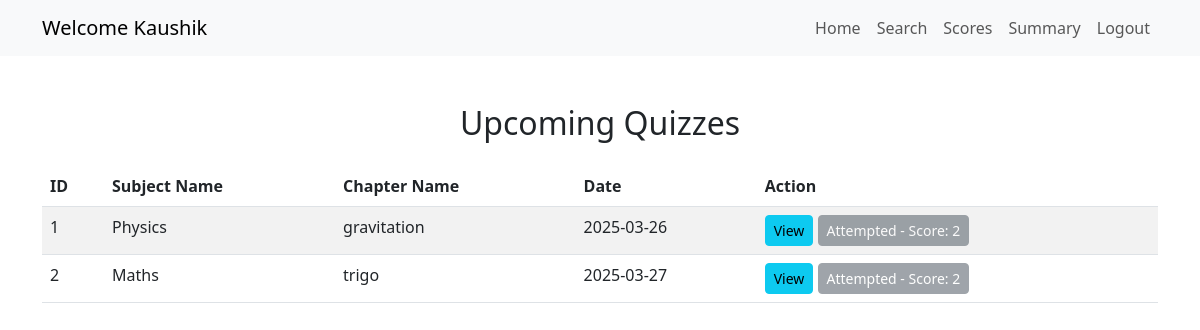
Screenshot of /user/dashboard (signed in) with the database file from the repository.
### models/models.py (models this page shows)
class User(db.Model, UserMixin):
    id = db.Column(db.Integer, primary_key=True)  # `id` is now the primary key
    username = db.Column(db.String(120), unique=True, nullable=False)
    password = db.Column(db.String(20), nullable=False)
    name = db.Column(db.String(120), nullable=False)
    qualification = db.Column(db.String(120), nullable=True)
    dob = db.Column(db.Date, nullable=True)  # Date of Birth
    role = db.Column(db.String(20), nullable=False, default='user')

class Subject(db.Model):
    id = db.Column(db.Integer, primary_key=True)
    name = db.Column(db.String(100), nullable=False)
    description = db.Column(db.Text, nullable=True)
    chapters = db.relationship('Chapter', backref='subject', lazy=True,cascade="all, delete-orphan")

class Chapter(db.Model):
    id = db.Column(db.Integer, primary_key=True)
    name = db.Column(db.String(100), nullable=False)
    description = db.Column(db.Text, nullable=True)
    subject_id = db.Column(db.Integer, db.ForeignKey('subject.id'), nullable=False)
    questions = db.relationship('Question', backref='chapter', lazy=True)
    quizzes = db.relationship('Quiz', backref='chapter', lazy=True)

### app.py (the view)
@app.route('/user/dashboard', methods=['GET', 'POST'])
def user_dashboard():
    if current_user.role != 'user':
        flash('You must be a user to access this page.', 'danger')
        return redirect(url_for('auth.login'))
    quiz_attempts = Score.query.filter_by(user_id=current_user.id).all()
    attempted_quiz_ids = {attempt.quiz_id for attempt in quiz_attempts}
    upcoming_quizzes = Quiz.query.all()
    quizzes_with_questions = []
    for quiz in upcoming_quizzes:
        question_count = Question.query.filter_by(quiz_id=quiz.id).count()
        chapter = quiz.chapter
        subject = chapter.subject if chapter else None
        is_attempted = quiz.id in attempted_quiz_ids
        score = None
        if is_attempted:
            attempt = next((attempt for attempt in quiz_attempts if attempt.quiz_id == quiz.id), None)
            if attempt:
                score = attempt.score
        subject_name = subject.name if subject else "Unknown"
        chapter_name = chapter.name if chapter else "Unknown"
        quiz_date = quiz.date.strftime('%Y-%m-%d') if quiz.date else "Unknown Date"
        quizzes_with_questions.append({
            "id": quiz.id,
            "subject_name": subject_name,
            "chapter_name": chapter_name,
            "date": quiz_date,
            "attempted": is_attempted,
            "score": score
        })
    return render_template('user_dashboard.html',quizzes = quizzes_with_questions)

### app.py (called while the page is built)
@login_manager.user_loader
def load_user(username):
    return User.query.get(username)

### templates/user_dashboard.html (shortened to what this page needs)
<!DOCTYPE html>
<html lang="en">
<head>
    <link rel="stylesheet" href="https://cdn.jsdelivr.net/npm/bootstrap@5.3.0/dist/css/bootstrap.min.css">
</head>
<body>
    <nav class="navbar navbar-expand-lg navbar-light bg-light">
        <div class="container">
            <a class="navbar-brand" href="#">Welcome {{ current_user.name }}</a>
            <div class="collapse navbar-collapse justify-content-end">
                <ul class="navbar-nav">
                    <li class="nav-item"><a class="nav-link" href="{{ url_for('user_dashboard') }}">Home</a></li>
                    <li class="nav-item"><a class="nav-link" href="{{ url_for('user_search.search_quiz') }}">Search</a></li>
                    <li class="nav-item"><a class="nav-link" href="{{ url_for('quiz_handle_auth.scores') }}">Scores</a></li>
                    <li class="nav-item"><a class="nav-link" href="{{ url_for('user_sum.user_summary') }}">Summary</a></li>
                    <li class="nav-item"><a class="nav-link" href="{{ url_for('auth.logout') }}">Logout</a></li>
                </ul>
            </div>
        </div>
    </nav>
    <div class="container mt-5">
        <h2 class="text-center">Upcoming Quizzes</h2>
        {% if quizzes %}
            <table class="table table-striped mt-4">
                <thead>
                    <tr>
                        <th>ID</th>
                        <th>Subject Name</th>
                        <th>Chapter Name</th>
                        <th>Date</th>
                        <th>Action</th>
                    </tr>
                </thead>
                <tbody>
                    {% for quiz in quizzes %}
                        <tr>
                            <td>{{ quiz.id  }}</td>
                            <td>{{ quiz.subject_name }}</td>
                            <td>{{ quiz.chapter_name }}</td>
                            <td>{{ quiz.date }}</td>
                            <td>
                                <a href="{{ url_for('quiz_handle_auth.view_quiz', id=quiz.id) }}" class="btn btn-info btn-sm">
                                    View
                                </a>
                                {% if quiz.attempted %}
                                    <span class="btn btn-secondary btn-sm disabled">
                                        Attempted - Score: {{ quiz.score }}
                                    </span>
                                {% else %}
                                    <a href="{{ url_for('quiz_handle_auth.start_quiz', quiz_id=quiz.id, question_index=0) }}" class="btn btn-success btn-sm">
                                        Start Quiz
                                    </a>
                                {% endif %}
                            </td>
                        </tr>
                    {% endfor %}
                </tbody>
            </table>
        {% else %}
            <p class="text-center text-muted mt-4">No upcoming quizzes.</p>
        {% endif %}
    </div>
</body>
</html>

### rows the page displays
User: name "Kaushik"
Subject: subject_name "Physics"
Chapter: chapter_name "gravitation"
Subject: subject_name "Maths"
Chapter: chapter_name "trigo"

### other values shown
{{ quiz.id }} "1" "2"
{{ quiz.date }} "2025-03-26" "2025-03-27"
{{ quiz.score }} "2" "2"
